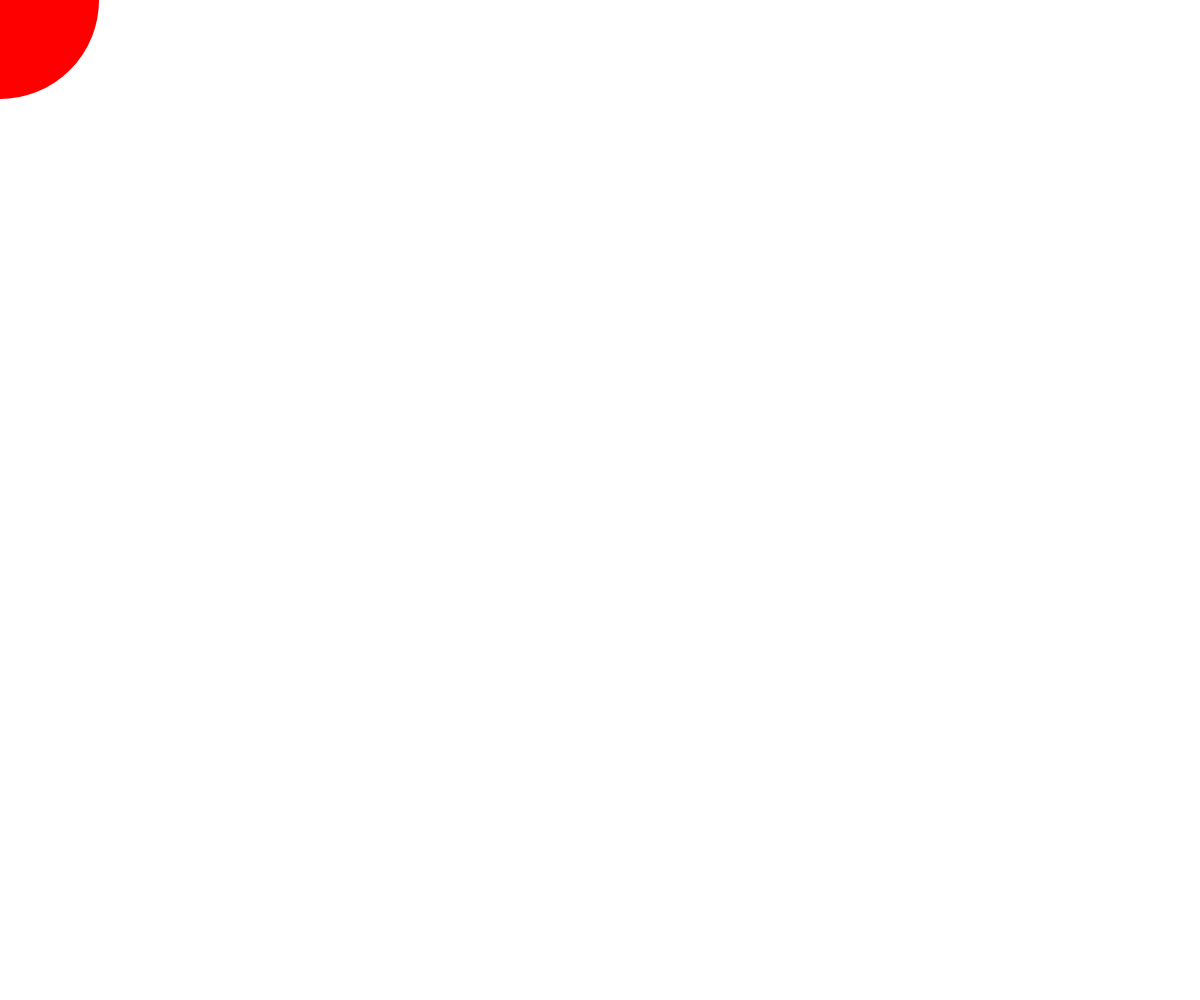
Frame 1 (no input)
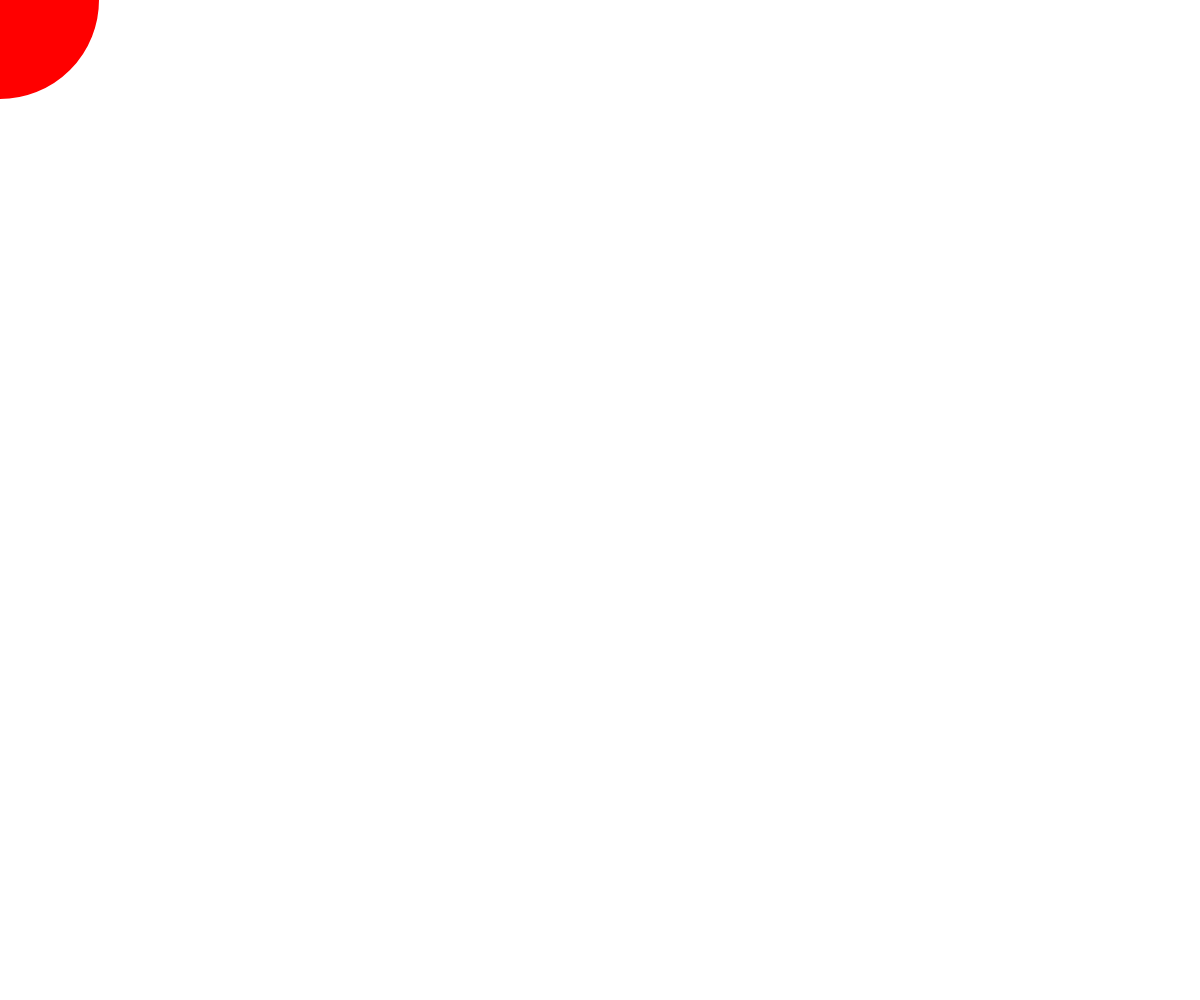
Frame 60 (no input)
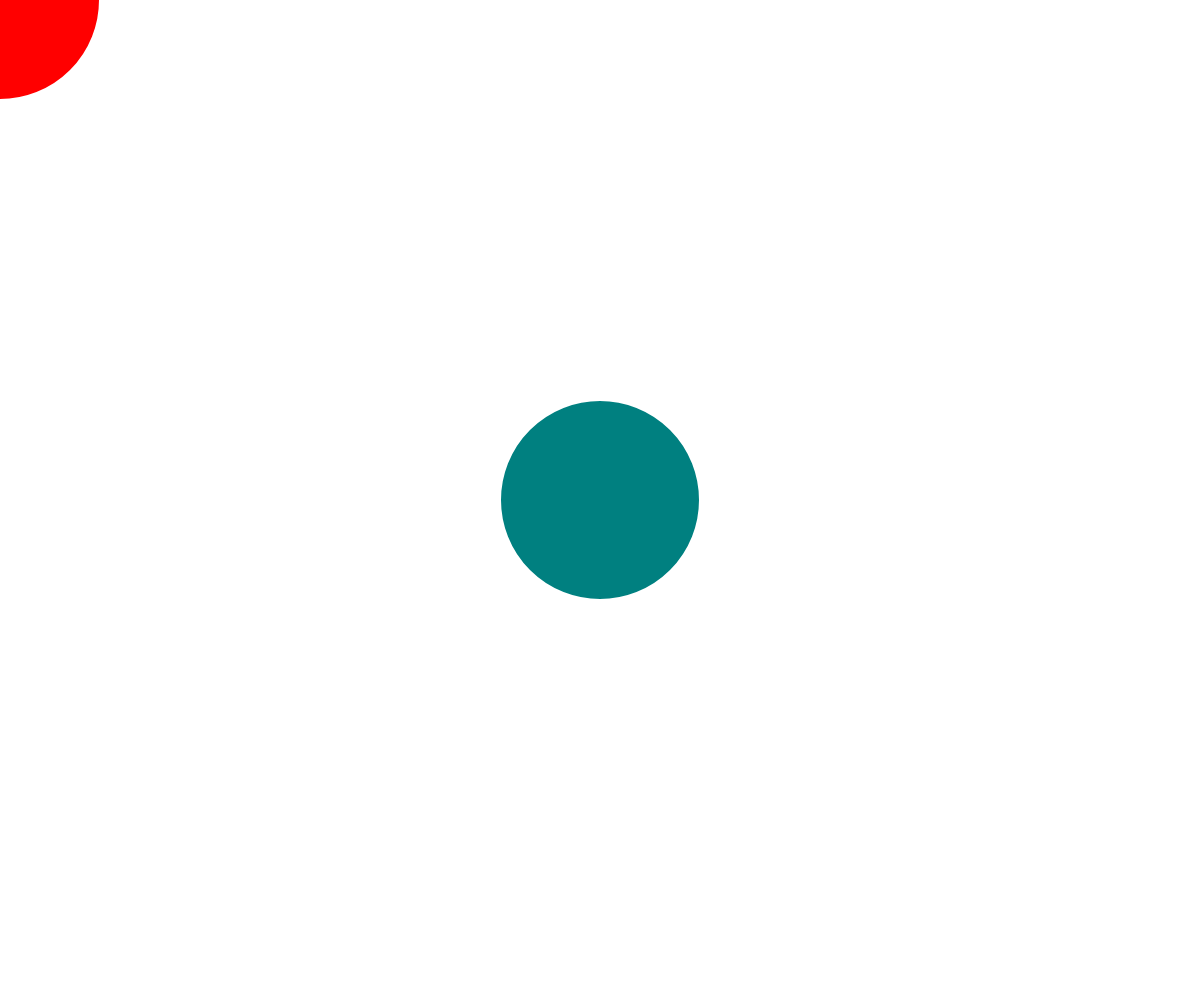
Frame 120 (the mouse pressed at the canvas centre since frame 60)

The p5.js sketch that drew these frames (run headless with seeded random() and noise() and a simulated clock; from frame 60 on, the mouse is pressed at the canvas centre):

// p5.js sketch
// ── sketch.js
function setup() {
  //建立依照視窗的高與寬當作畫布的寬高
  createCanvas(windowWidth, windowHeight);
  //設定顏色模式為HSB
  colorMode(HSB);
}

function draw() {
  // 不清除畫布，保留圓的軌跡
  
  //計算圓的顏色，根據滑鼠的水平位置變化色相，範圍從0到360
  let hue = map(mouseX, 0, windowWidth, 0, 360);
  //計算圓的亮度，根據滑鼠的垂直位置變化亮度，範圍從0到100
  let brightness = map(mouseY, 0, windowHeight, 100, 0);
  
  //設定圓的顏色
  fill(hue, 100, brightness);
  //設定圓的框線顏色
  stroke(0, 0, 100); // 白色框線
  strokeWeight(2); // 框線寬度
  
  //在滑鼠位置畫一個圓，圓的寬高為200px
  ellipse(mouseX, mouseY, 200, 200);
}

//當視窗的寬高改變時，畫布的寬高也會跟著改變
function windowResized() {
  resizeCanvas(windowWidth, windowHeight);
}
// ── sketch_1.js
function setup() { //設定函數，初始值的地方
    //建立依照視窗的高與寬當作畫布的寬高
     createCanvas(windowWidth, windowHeight);
    //畫布的背景顏色為caf0f8(ca為十六進位的值，翻成10進位為202)
     background(202, 240, 248);
   
   }
   
   function draw() {
     background(220);
     //畫布的背景顏色為caf0f8(ca為十六進位的值，翻成10進位為202)
     background(202, 240, 248);
     //畫圓的顏色為#023e8a(02為十六進位的值，翻成10進位為2) 
     fill(2, 62, 138);
     stroke(0,180,216)
     //畫圓的寬度為10
     strokeWeight(10);
     //在視窗的中間畫一個圓，圓的寬高為200 
     //ellipse(windowWidth/2, windowHeight/2, 200, 200);
     //依照上面的圓顏色與框線顏色，從視窗左邊，產生連續的圓，到視窗最右邊
     for (let i = 0; i < windowWidth; i += 200) {
       ellipse(i, windowHeight/2, 200, 200);
     }
   }
   //當視窗的寬高改變時，畫布的寬高也會跟著改變
   function windowResized() {
     resizeCanvas(windowWidth, windowHeight);
   }
